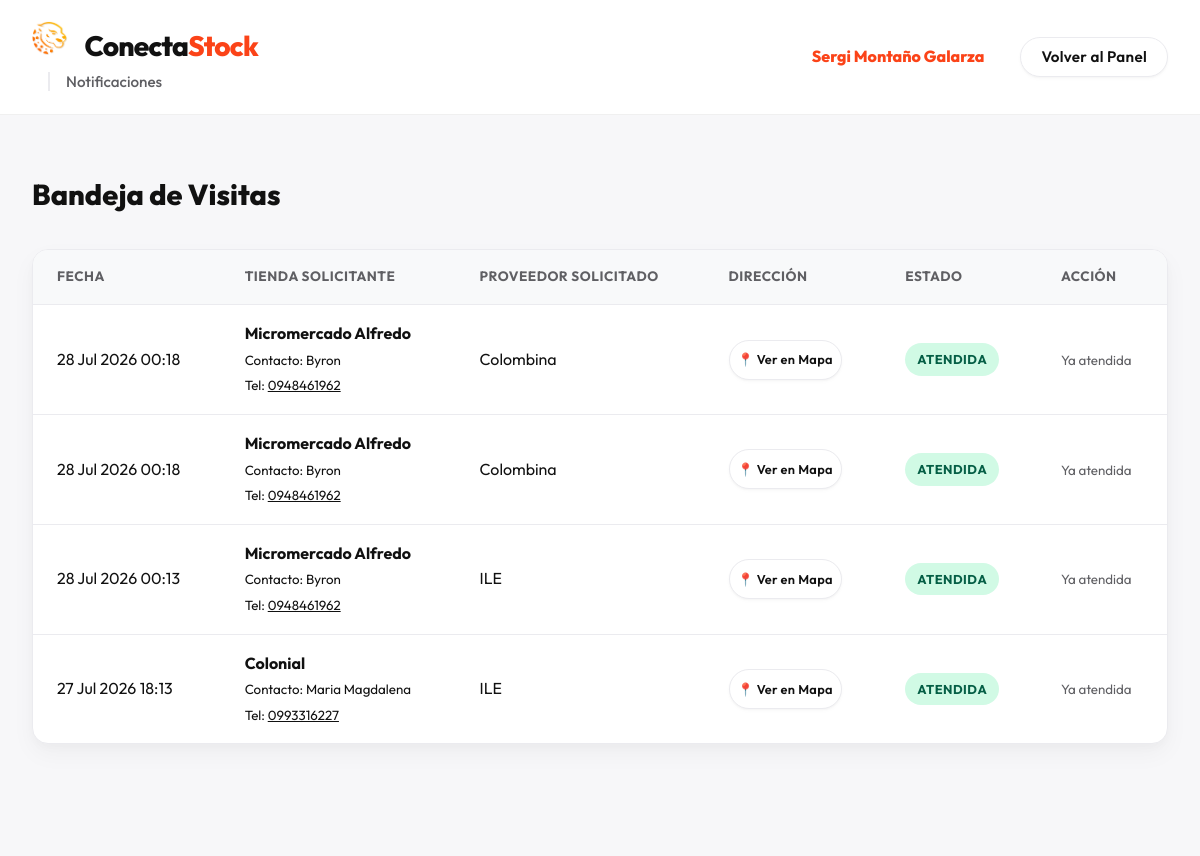
The page /dashboard/vendedor/notificaciones/ (signed in) on the database its author committed.
### aplicacion/models.py (models this page shows, shortened)
class Vendedor(models.Model):
    SECTOR_CHOICES = (
        ('Norte', 'Norte'),
        ('Sur', 'Sur'),
        ('Este', 'Este'),
        ('Oeste', 'Oeste'),
    )
    usuario = models.OneToOneField(User, on_delete=models.CASCADE, related_name='perfil_vendedor')
    cedula = models.CharField(max_length=10, unique=True)
    ruc_rice = models.CharField(max_length=13, blank=True, null=True)
    nombre = models.CharField(max_length=50)
    apellido = models.CharField(max_length=50)
    correo = models.EmailField()
    telefono = models.CharField(max_length=15)
    ciudad = models.CharField(max_length=50)
    sector = models.CharField(max_length=20, choices=SECTOR_CHOICES)

class SolicitudVisita(models.Model):
    ESTADO_CHOICES = (
        ('Pendiente', 'Pendiente'),
        ('Atendida', 'Atendida'),
    )
    tienda = models.ForeignKey(Tienda, on_delete=models.CASCADE, related_name='solicitudes_visita')
    vendedor = models.ForeignKey(Vendedor, on_delete=models.CASCADE, related_name='notificaciones_visita')
    proveedor = models.ForeignKey(Proveedor, on_delete=models.CASCADE, null=True, blank=True)
    fecha_solicitud = models.DateTimeField(auto_now_add=True)
    estado = models.CharField(max_length=20, choices=ESTADO_CHOICES, default='Pendiente')

class Tienda(models.Model):
    usuario = models.OneToOneField(User, on_delete=models.CASCADE, related_name='perfil_tienda')
    cedula = models.CharField(max_length=10)
    ruc_rice = models.CharField(max_length=13, blank=True, null=True)
    nombre_tienda = models.CharField(max_length=100)
    nombre_propietario = models.CharField(max_length=50)
    apellido_propietario = models.CharField(max_length=50)
    telefono = models.CharField(max_length=15)
    correo = models.EmailField()
    ubicacion_lat = models.FloatField()
    ubicacion_lng = models.FloatField()

class Proveedor(models.Model):
    TIPO_CHOICES = (
        ('Mayorista', 'Mayorista'),
        ('Minorista', 'Minorista'),
    )
    usuario = models.OneToOneField(User, on_delete=models.CASCADE, related_name='perfil_proveedor')
    nombre_empresa = models.CharField(max_length=100)
    ruc = models.CharField(max_length=13, unique=True)
    nombre_propietario = models.CharField(max_length=50)
    apellido_propietario = models.CharField(max_length=50)
    correo = models.EmailField()
    tipo = models.CharField(max_length=20, choices=TIPO_CHOICES)
    descripcion = models.TextField()
    logo = models.ImageField(upload_to='logos_proveedores/', null=True, blank=True)
    es_verificado = models.BooleanField(default=False)
    acepta_solicitudes = models.BooleanField(default=True)

### aplicacion/views.py (the view)
# urls.py: path('dashboard/vendedor/notificaciones/', views.notificaciones_vendedor, name='notificaciones_vendedor'),
@login_required
def notificaciones_vendedor(request):
    if not hasattr(request.user, 'perfil_vendedor'):
        return redirect('index')
    vendedor = request.user.perfil_vendedor
    notificaciones = vendedor.notificaciones_visita.order_by('-fecha_solicitud')
    return render(request, 'notificaciones_vendedor.html', {'notificaciones': notificaciones, 'vendedor': vendedor})

### aplicacion/templates/notificaciones_vendedor.html (shortened to what this page needs)
{% load static %}
{% load l10n %}
<!DOCTYPE html>
<html lang="es">
<head>
    <link rel="stylesheet" href="{% static 'css/style.css' %}">
</head>
<body>
    <header class="b2b-header">
        <div class="container header-layout">
            <div class="logo-area">
                <strong class="brand-logo" style="display: flex; align-items: center;">
    <a href="{% url 'dashboard_vendedor' %}" class="text-decoration-none text-inherit">
        <img src="{% static 'images/iso_1.png' %}" alt="Logo" style="height: 36px; margin-right: 12px; border-radius: 4px;">
        Conecta<span class="color-accent">Stock</span>
    </a>
</strong>
                <span class="header-badge">Notificaciones</span>
            </div>
            <nav aria-label="Navegación principal">
                <ul class="nav-links">
                    <li><strong class="text-primary">{{ vendedor.nombre }} {{ vendedor.apellido }}</strong></li>
                    <li><a href="{% url 'dashboard_vendedor' %}" class="btn btn-secondary btn-sm">Volver al Panel</a>
                    </li>
                </ul>
            </nav>
        </div>
    </header>
    <main class="dashboard-main">
        <section class="container dashboard-section">
            <div class="flex-between mb-lg">
                <h1 class="font-1-8rem">Bandeja de Visitas</h1>
            </div>
            <div class="table-responsive">
                <table class="data-table">
                    <thead>
                        <tr>
                            <th>Fecha</th>
                            <th>Tienda Solicitante</th>
                            <th>Proveedor Solicitado</th>
                            <th>Dirección</th>
                            <th>Estado</th>
                            <th>Acción</th>
                        </tr>
                    </thead>
                    <tbody>
                        {% for notificacion in notificaciones %}
                        <tr>
                            <td>{{ notificacion.fecha_solicitud|date:"d M Y H:i" }}</td>
                            <td><strong>{{ notificacion.tienda.nombre_tienda }}</strong><br><small>Contacto: {{ notificacion.tienda.nombre_propietario }}<br>Tel: <a href="tel:{{ notificacion.tienda.telefono }}" style="color: inherit; text-decoration: underline;">{{ notificacion.tienda.telefono }}</a></small></td>
                            <td>{{ notificacion.proveedor.nombre_empresa|default:"N/A" }}</td>
                            <td>
                                <a href="https://www.google.com/maps?q={{ notificacion.tienda.ubicacion_lat|unlocalize }},{{ notificacion.tienda.ubicacion_lng|unlocalize }}" target="_blank" class="btn btn-secondary btn-sm" style="font-size: 0.8rem; padding: 4px 8px;">📍 Ver en Mapa</a>
                            </td>
                            <td>
                                {% if notificacion.estado == 'Pendiente' %}
                                <span class="badge badge-pending">Pendiente</span>
                                {% else %}
                                <span class="badge badge-success">Atendida</span>
                                {% endif %}
                            </td>
                            <td>
                                {% if notificacion.estado == 'Pendiente' %}
                                <form action="{% url 'atender_solicitud_visita' notificacion.id %}" method="post" style="margin: 0;">
                                    {% csrf_token %}
                                    <button type="submit" class="btn btn-primary btn-sm" style="font-size: 0.8rem; padding: 4px 8px;">Marcar como Atendida</button>
                                </form>
                                {% else %}
                                <span class="text-muted"><small>Ya atendida</small></span>
                                {% endif %}
                            </td>
                        </tr>
                        {% empty %}
                        <tr>
                            <td colspan="6" class="text-center-empty">
                                No tienes notificaciones ni solicitudes de visita nuevas.
                            </td>
                        </tr>
                        {% endfor %}
                    </tbody>
                </table>
            </div>
        </section>
    </main>
</body>
</html>

### aplicacion/static/css/style.css (style rules this page uses)
:root { --primary-color: #FB4318; --primary-hover: #E3350F; --primary-glow: rgba(251, 67, 24, 0.15); --secondary-color: #FFC22F; --text-link: #C43312; --branch-warm-bg: #FDFBF8; --branch-surface: #FFFFFF; --bg-dashboard: #F7F7F9; --text-main: #111111; --text-muted: #5F5F63; --border-light: #EBEBEF; --shadow-sm: 0 2px 4px rgba(0, 0, 0, 0.02), 0 1px 2px rgba(0, 0, 0, 0.03); --shadow-md: 0 10px 24px rgba(0, 0, 0, 0.04), 0 4px 8px rgba(0, 0, 0, 0.02); --shadow-lg: 0 20px 40px rgba(0, 0, 0, 0.06), 0 8px 16px rgba(0, 0, 0, 0.03); --shadow-primary: 0 10px 24px rgba(251, 67, 24, 0.25), 0 4px 8px rgba(251, 67, 24, 0.15); --border-radius-sm: 8px; --border-radius-md: 16px; --border-radius-lg: 24px; --font-family: 'Outfit', -apple-system, BlinkMacSystemFont, "Segoe UI", Roboto, sans-serif; --transition-smooth: all 0.4s cubic-bezier(0.16, 1, 0.3, 1); --transition-fast: all 0.2s ease-in-out; --space-sm: 8px; --space-md: 16px; --space-lg: 32px; --space-xl: 56px; --space-xxl: 112px; --min-touch-target: 48px; }
* { box-sizing: border-box; margin: 0; padding: 0; }
body { font-family: var(--font-family); background-color: var(--branch-surface); color: var(--text-main); line-height: 1.6; font-size: 16px; -webkit-font-smoothing: antialiased; -moz-osx-font-smoothing: grayscale; }
.container { max-width: 1240px; margin: 0 auto; padding: 0 var(--space-lg); }
a { color: var(--text-main); text-decoration: none; transition: var(--transition-fast); }
.btn { font-family: var(--font-family); font-weight: 600; border-radius: 40px; border: none; cursor: pointer; display: inline-flex; align-items: center; justify-content: center; transition: var(--transition-smooth); min-height: var(--min-touch-target); padding: 0 28px; letter-spacing: 0.3px; text-decoration: none; }
.btn-sm { min-height: 40px; padding: 0 20px; font-size: 0.95rem; }
.btn-secondary { background-color: #ffffff; color: var(--text-main) !important; border: 1px solid var(--border-light); box-shadow: var(--shadow-sm); }
.b2b-header { background: rgba(255, 255, 255, 0.85); backdrop-filter: blur(20px) saturate(180%); -webkit-backdrop-filter: blur(20px) saturate(180%); padding: 20px 0; position: sticky; top: 0; z-index: 100; border-bottom: 1px solid rgba(0, 0, 0, 0.06); }
.header-layout { display: flex; justify-content: space-between; align-items: center; }
.brand-logo { font-size: 1.75rem; letter-spacing: -0.8px; font-weight: 800; color: var(--text-main); }
.color-accent { color: var(--primary-color); }
.nav-links { list-style: none; display: flex; gap: 36px; align-items: center; }
.dashboard-main { background-color: var(--bg-dashboard); min-height: calc(100vh - 140px); padding-bottom: var(--space-xxl); }
.dashboard-section { padding-top: var(--space-xl); }
.header-badge { margin-left: 16px; padding-left: 16px; border-left: 2px solid var(--border-light); color: var(--text-muted); font-size: 0.95rem; font-weight: 500; }
.table-responsive { overflow-x: auto; margin-top: var(--space-lg); background: var(--branch-surface); border-radius: var(--border-radius-md); box-shadow: var(--shadow-md); border: 1px solid var(--border-light); }
.data-table { width: 100%; border-collapse: separate; border-spacing: 0; }
.data-table th, .data-table td { padding: 16px 24px; text-align: left; border-bottom: 1px solid var(--border-light); }
.data-table th { background-color: #F8F9FA; font-weight: 700; color: var(--text-muted); font-size: 0.85rem; text-transform: uppercase; letter-spacing: 0.5px; }
.data-table tr:last-child td { border-bottom: none; }
.data-table tr { transition: background-color 0.2s; }
.badge { display: inline-flex; align-items: center; padding: 6px 12px; border-radius: 20px; font-size: 0.8rem; font-weight: 700; text-transform: uppercase; letter-spacing: 0.5px; }
.badge-success { background-color: #D1FAE5; color: #065F46; }
.font-1-8rem { font-size: 1.8rem; font-weight: 800; }
.text-muted { color: var(--text-muted); }
.text-primary { color: var(--primary-color); font-weight: 800; }
.flex-between { display: flex; justify-content: space-between; align-items: center; }
.mb-lg { margin-bottom: var(--space-lg); }

### rows shown on the page
Vendedor: nombre "Sergi", apellido "Montaño Galarza"
SolicitudVisita: fecha_solicitud "28 Jul 2026 00:18", tienda.nombre_tienda "Micromercado Alfredo", tienda.nombre_propietario "Byron", tienda.telefono "0948461962", proveedor.nombre_empresa "Colombina", estado "ATENDIDA"
SolicitudVisita: fecha_solicitud "28 Jul 2026 00:18", tienda.nombre_tienda "Micromercado Alfredo", tienda.nombre_propietario "Byron", tienda.telefono "0948461962", proveedor.nombre_empresa "Colombina", estado "ATENDIDA"
SolicitudVisita: fecha_solicitud "28 Jul 2026 00:13", tienda.nombre_tienda "Micromercado Alfredo", tienda.nombre_propietario "Byron", tienda.telefono "0948461962", proveedor.nombre_empresa "ILE", estado "ATENDIDA"
SolicitudVisita: fecha_solicitud "27 Jul 2026 18:13", tienda.nombre_tienda "Colonial", tienda.nombre_propietario "Maria Magdalena", tienda.telefono "0993316227", proveedor.nombre_empresa "ILE", estado "ATENDIDA"
